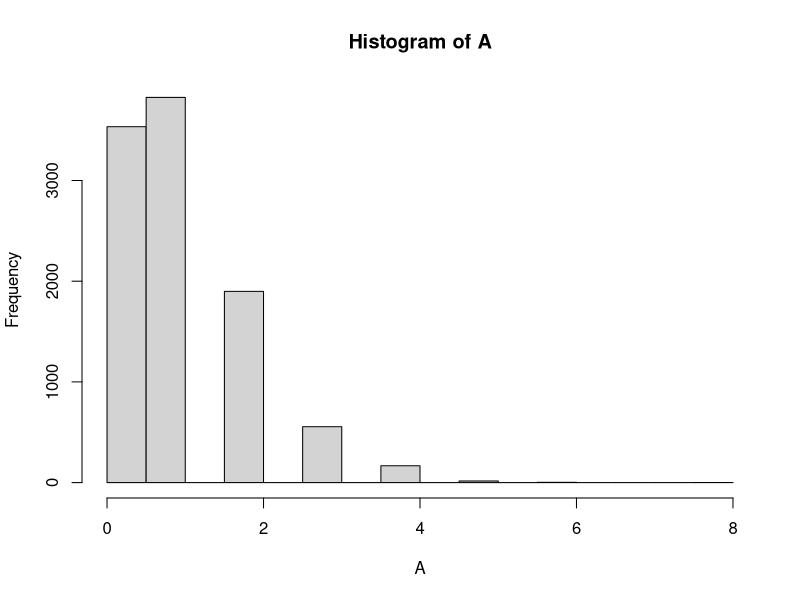
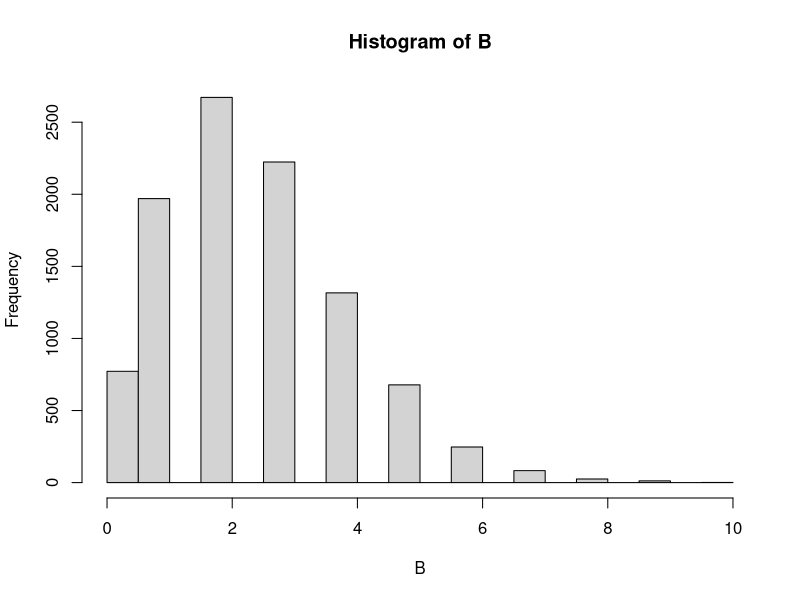
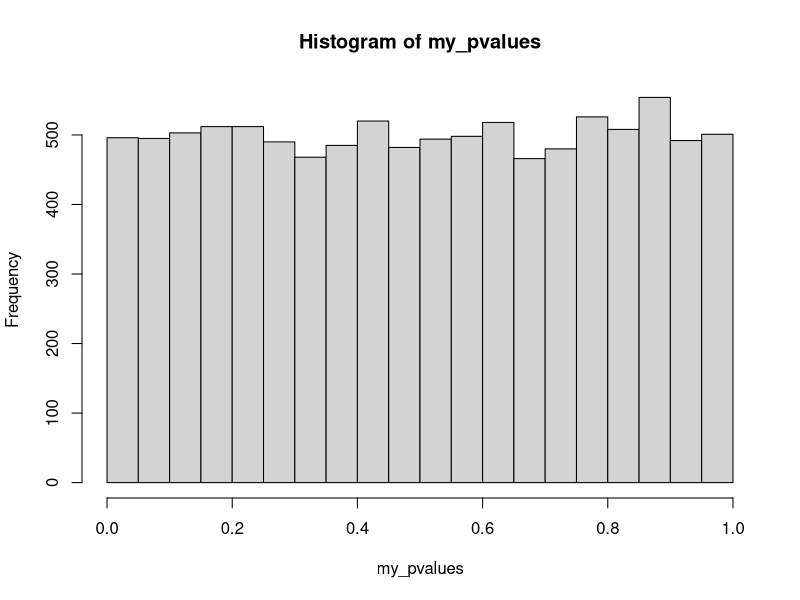
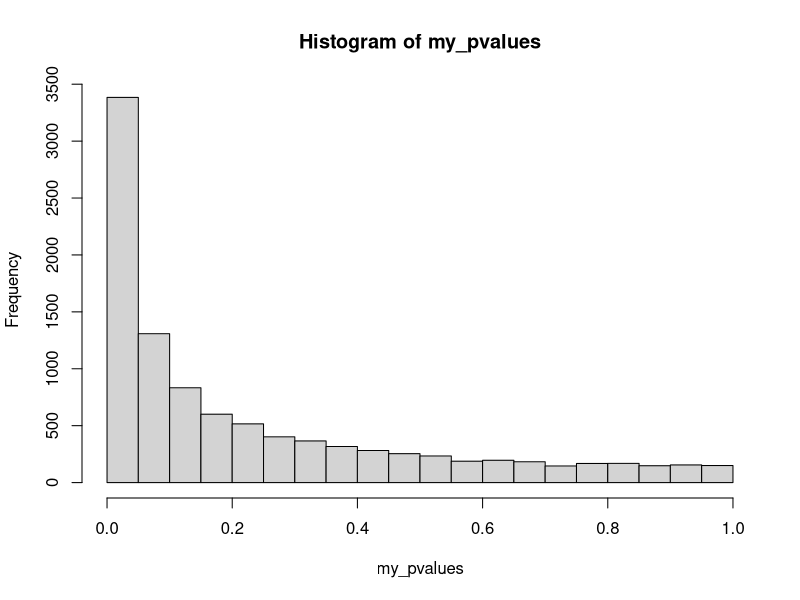
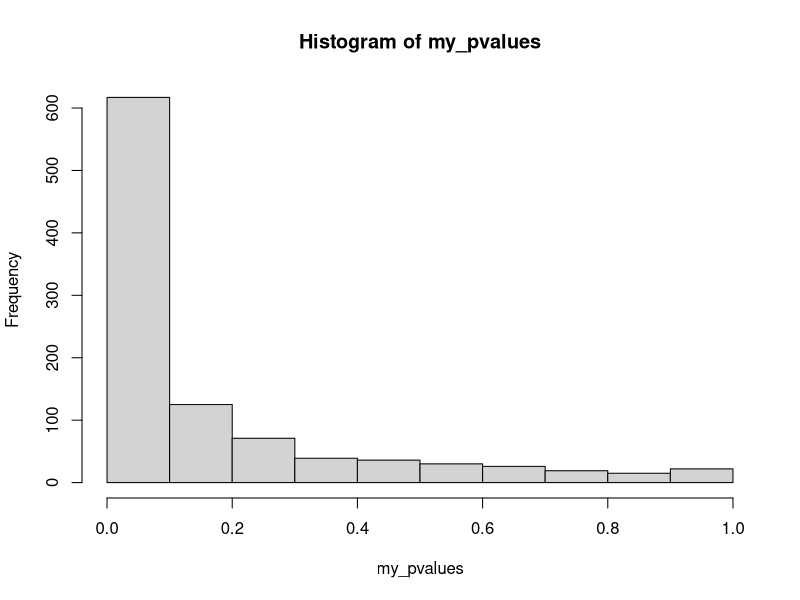

Generate these figures, in order, with R:
## ---- chunk 1
knitr::opts_chunk$set(echo = TRUE)
## ---- chunk 2

A <- replicate(10000,sum(rbinom(20,1,.05)))
hist(A)

length(A[A > 0])/10000

B <- replicate(10000,sum(rbinom(50,1,.05)))
hist(B)

length(B[B > 0])/10000

## ---- chunk 3

D <- replicate(10000,sum(rbinom(20,3,.05)))

length(D[D > 0])/10000

## ---- chunk 4
library(tibble)

# my_pvalues <- c()
# 
# for(i in 1:10000){
# 
#   IV <- rep(1:2,each=20)
#   DV <- c(rnorm(20,0,1),rnorm(20,0,1))
#   
#   sim_data <- tibble(IV,DV)
#   
#   my_pvalues[i] <- t.test(DV~IV, var.equal=TRUE,  data = sim_data)$p.value
#   
# }
# 
# hist(my_pvalues)

my_pvalues <- replicate(10000,t.test(rnorm(20,0,1),rnorm(20,0,1), var.equal=TRUE)$p.value)

hist(my_pvalues)

## ---- chunk 5
my_pvalues <- replicate(10000,t.test(rnorm(20,0.5,1),rnorm(20,0,1), var.equal=TRUE)$p.value)

hist(my_pvalues)
## ---- chunk 6
my_pvalues <- c()

for(i in 1:1000){

  IV <- factor(rep(1:4,each=20))
  DV <- c(rnorm(20,0.5,1),rnorm(20,0,1),rnorm(20,0,1),rnorm(20,0,1))

  sim_data <- tibble(IV,DV)
  
  c1 <- c(3, -1,-1,-1)
  
  contrasts(sim_data$IV) <- c1
  
  aov.out <- aov(DV~IV, sim_data)
  
  save_results <- summary.aov(aov.out, split = list(IV=list("c1" =1)))

  my_pvalues[i] <- save_results[[1]]$`Pr(>F)`[2]

}

hist(my_pvalues)
## ---- chunk 7

omnibus_pvalues <- c()
contrast_pvalues <- c()

for(i in 1:1000){

  IV <- factor(rep(1:4,each=20))
  DV <- c(rnorm(20,0,1),rnorm(20,0,1),rnorm(20,0,1),rnorm(20,0,1))

  sim_data <- tibble(IV,DV)
  
  c1 <- c(3, -1,-1,-1)
  
  contrasts(sim_data$IV) <- c1
  
  aov.out <- aov(DV~IV, sim_data)
  
  save_results <- summary.aov(aov.out, split = list(IV=list("c1" =1)))

  omnibus_pvalues[i] <- save_results[[1]]$`Pr(>F)`[1]
  contrast_pvalues[i] <- save_results[[1]]$`Pr(>F)`[2]

}

length(omnibus_pvalues[omnibus_pvalues < .05])/1000
length(contrast_pvalues[contrast_pvalues < .05])/1000


